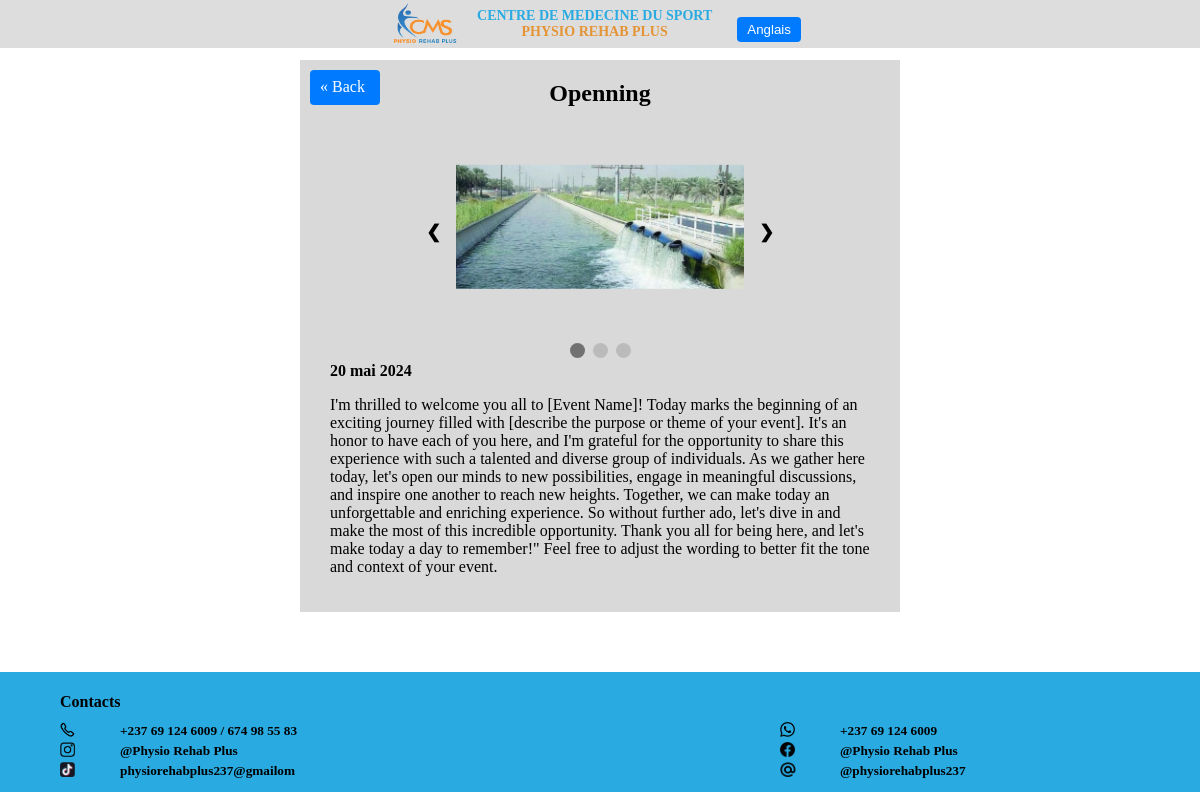
Page /fr/event/6/ on the committed database.
### Physio/models.py (models this page shows, shortened)
class Event(models.Model):
    event_name = models.CharField(max_length=100)
    event_name_en = models.CharField(max_length=100,default='')
    event_cover = models.ImageField(upload_to='events/')
    date = models.DateField()
    details = models.TextField()
    details_en = models.TextField(default='')

class EventImage(models.Model):
    event = models.ForeignKey(Event, on_delete=models.CASCADE, related_name='event_images')
    image = models.ImageField(upload_to='events/images/')

### Physio/views.py (the view)
# urls.py: path('event/<int:event_id>/', views.event, name='event'),
def event(request, event_id):
    template = 'event_page.html'
    event_detail = get_object_or_404(Event, id=event_id)
    event_images = EventImage.objects.filter(event=event_detail)
    context = {'event_detail': event_detail, 'event_images': event_images}
    return render(request, template, context)

### Physio/templates/event_page.html (shortened to what this page needs)
{% extends 'base.html' %}
{% load i18n %}
{% block content %}
    {% load static %}
    <link rel="stylesheet" href="{% static 'style.css' %}">
    <div class="consultation_box">
        <a href="{% url 'index' %}" class="back-button"> « Back </a>
        {% get_current_language as LANGUAGE_CODE %}
        <h2 class="consultation_title">
            {% if LANGUAGE_CODE == 'en' %}
                {{ event_detail.event_name_en }}
            {% else %}
                {{ event_detail.event_name }}
            {% endif %}
        </h2>
        {% if event_images %}
            <div class="slideshow-container">
                {% for image in event_images %}
                    <div class="mySlides fade">
                        <img src="{{ image.image.url }}" alt="Event Photo"
                             style="width:90%; display: block; margin: auto; position: relative; top: 50%; transform: translateY(-50%);">
                    </div>
                {% endfor %}
                <a class="prev" onclick="plusSlides(-1)">&#10094;</a>
                <a class="next" onclick="plusSlides(1)">&#10095;</a>
            </div>
            <div style="text-align:center">
                {% for image in event_images %}
                    <span class="dot" onclick="currentSlide({{ forloop.counter }})"></span>
                {% endfor %}
            </div>
        {% else %}
            <img class="event_page_image" src="{{ event_detail.event_cover.url }}" alt="Event Photo">
        {% endif %}
        <label class="consultation_detail">
            <b>{{ event_detail.date }}</b>
            <p>
                {% if LANGUAGE_CODE == 'en' %}
                    {{ event_detail.details.en }}
                {% else %}
                    {{ event_detail.details }}
                {% endif %}
            </p>
        </label>
    </div>
{% endblock %}

### Physio/templates/Base.html (shortened to what this page needs)
<!DOCTYPE html>
<html lang="fr">
<head>
    {% load static %}
    {% load i18n %}
</head>
<body>
<header>
    <div class="header_box">
        <div class="header_content">
            <img class="header_img" src="{% static 'logo.png' %}" alt="logo"/>
            <div class="header_text">
                <label class="header_label_one">
                    {% trans "CENTRE DE MEDECINE DU SPORT" %}
                </label>
                <label class="header_label_two">PHYSIO REHAB
                    PLUS</label>
            </div>
            <div class="language-switcher">
                {% get_current_language as LANGUAGE_CODE %}
                {% get_available_languages as LANGUAGES %}
                {% for lang in LANGUAGES %}
                    {% if lang.0 != LANGUAGE_CODE %}
                        <form action="{% url 'set_language' %}" method="post" style="display: inline;">
                            <button type="submit" class="language-button">
                                {{ lang.1 }}
                            </button>
                        </form>
                    {% endif %}
                {% endfor %}
            </div>
        </div>
    </div>
</header>
{% block content %}{% endblock %}
</body>
<footer>
    <h4 class="footer_title">Contacts</h4>
    <img class="left_footer_img" src="{% static 'phone_number.png' %}"
         alt="phone_number"/>
    <h5 class="left_footer_detail">+237 69 124 6009 / 674 98 55 83</h5>
    <img class="right_footer_img" src="{% static 'whatsapp.png' %}"
         alt="whatsapp"/>
    <h5 class="right_footer_detail">+237 69 124 6009</h5>
    <img class="left_footer_img" style="top: 70px" src="{% static 'instagram.png' %}"
         alt="instagram"/>
    <h5 class="left_footer_detail" style="top: 49px">@Physio Rehab Plus</h5>
    <img class="right_footer_img" style="top: 70px" src="{% static 'facebook.png' %}"
         alt="facebook"/>
    <h5 class="right_footer_detail" style="top: 49px">@Physio Rehab Plus</h5>
    <img class="right_footer_img" style="top: 90px" src="{% static 'email.png' %}" alt="email"/>
    <h5 class="left_footer_detail" style="top: 69px">physiorehabplus237@gmailom</h5>
    <img class="left_footer_img" style="top: 90px" src="{% static 'tiktok.png' %}"
         alt="tiktok"/>
    <h5 class="right_footer_detail" style="top: 69px">@physiorehabplus237</h5>
</footer>
</html>

### Physio/static/style.css (style rules this page uses)
* { box-sizing: border-box }
header { width: 100%; height: 100%; top: 0; left: 0; position: fixed; z-index: 1000 }
.header_box { width: 100%; height: 48px; display: flex; align-items: center; justify-content: center; background: rgba(30, 30, 30, 0.15); position: relative; mix-blend-mode: darken; }
.header_content { display: flex; align-items: center; gap: 20px; }
.header_img { width: 63px; height: 42px; }
.header_text { text-align: center; }
.header_label_one { color: #29ABE2; font-size: 14px; font-weight: 700; display: block; }
.header_label_two { color: #E59435; font-size: 14px; font-weight: 700; display: block; }
.consultation_box { position: relative; max-width: 600px; display: block; margin: 60px auto; background-color: #D9D9D9 }
.consultation_title { width: 100%; height: 100%; text-align: center; color: black; word-wrap: break-word; padding-top: 20px; }
.back-button { width: 70px; height: 35px; position: absolute; padding: 8px 10px; margin: 10px; color: #ffffff; background-color: #007BFF; text-decoration: none; border-radius: 4px; transition: background-color 0.3s; }
.consultation_detail { width: 90%; display: block; margin: auto; padding-bottom: 20px; }
span { line-height: 1.2; }
footer { width: 100%; left: 0; position: absolute; height: 120px; background: #29ABE2 }
.footer_title { left: 5vw; position: absolute }
.left_footer_img { height: 15px; left: 5vw; top: 50px; position: absolute }
.left_footer_detail { left: 10vw; top: 29px; position: absolute }
.right_footer_img { height: 15px; left: 65vw; top: 50px; position: absolute }
.right_footer_detail { left: 70vw; top: 29px; position: absolute }
.slideshow-container { max-width: 320px; position: relative; margin: auto; }
.mySlides { display: none; height: 200px; }
.prev, .next { cursor: pointer; position: absolute; top: 50%; width: auto; margin-top: -22px; padding: 16px; color: black; font-weight: bold; font-size: 18px; transition: 0.6s ease; border-radius: 3px; user-select: none; }
.next { right: -30px; border-radius: 3px; }
.prev { left: -30px; }
.dot { cursor: pointer; height: 15px; width: 15px; margin: 0 2px; background-color: #bbb; border-radius: 50%; display: inline-block; transition: background-color 0.6s ease; }
.active, .dot:hover { background-color: #717171; }
.fade { animation-name: fade; animation-duration: 1.5s; }
.language-switcher { text-align: center; margin-top: 10px; }
.language-button { padding: 5px 10px; margin: 5px; border: none; background-color: #007BFF; color: white; cursor: pointer; border-radius: 4px; transition: background-color 0.3s; }

### rows in the picture
Event: event_name "Openning", date "20 mai 2024", details "I'm thrilled to welcome you all to [Event Name]! Today marks the beginning of an exciting journey filled with [describe the purpose or theme of your event]. It's an honor to have each of you here, and I'm grateful for the opportunity to share this experience with such a talented and diverse group of individuals. As we gather here today, let's open our minds to new possibilities, engage in meaningful discussions, and inspire one another to reach new heights. Together, we can make today an unforgettable and enriching experience. So without further ado, let's dive in and make the most of this incredible opportunity. Thank you all for being here, and let's make today a day to remember!\" Feel…"
EventImage: image (picture)

### other values in the picture
{{ lang.1 }} "Anglais"
